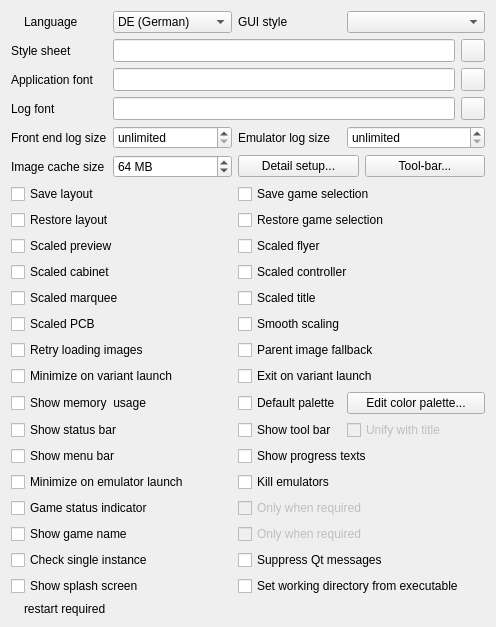
             <widget class="QWidget" name="scrollAreaWidgetContents">
              <property name="geometry">
               <rect>
                <x>0</x>
                <y>0</y>
                <width>496</width>
                <height>600</height>
               </rect>
              </property>
              <layout class="QGridLayout" name="gridLayout_21">
               <item row="0" column="0">
                <layout class="QGridLayout" name="gridLayout_99">
                 <item row="9" column="0" colspan="3">
                  <widget class="QCheckBox" name="checkBoxScaledCabinet">
                   <property name="toolTip">
                    <string>Scale image to fit frame size (otherwise use original size)</string>
                   </property>
                   <property name="text">
                    <string>Scaled cabinet</string>
                   </property>
                  </widget>
                 </item>
                 <item row="9" column="3" colspan="4">
                  <widget class="QCheckBox" name="checkBoxScaledController">
                   <property name="toolTip">
                    <string>Scale image to fit frame size (otherwise use original size)</string>
                   </property>
                   <property name="text">
                    <string>Scaled controller</string>
                   </property>
                  </widget>
                 </item>
                 <item row="10" column="0" colspan="3">
                  <widget class="QCheckBox" name="checkBoxScaledMarquee">
                   <property name="toolTip">
                    <string>Scale image to fit frame size (otherwise use original size)</string>
                   </property>
                   <property name="text">
                    <string>Scaled marquee</string>
                   </property>
                  </widget>
                 </item>
                 <item row="10" column="3" colspan="4">
                  <widget class="QCheckBox" name="checkBoxScaledTitle">
                   <property name="toolTip">
                    <string>Scale image to fit frame size (otherwise use original size)</string>
                   </property>
                   <property name="text">
                    <string>Scaled title</string>
                   </property>
                  </widget>
                 </item>
                 <item row="19" column="0" colspan="3">
                  <widget class="QCheckBox" name="checkBoxShowGameName">
                   <property name="toolTip">
                    <string>Show game's description at the bottom of any images</string>
                   </property>
                   <property name="text">
                    <string>Show game name</string>
                   </property>
                  </widget>
                 </item>
                 <item row="19" column="3" colspan="4">
                  <widget class="QCheckBox" name="checkBoxShowGameNameOnlyWhenRequired">
                   <property name="enabled">
                    <bool>false</bool>
                   </property>
                   <property name="acceptDrops">
                    <bool>true</bool>
                   </property>
                   <property name="toolTip">
                    <string>Show game's description only when the game list is not visible due to the current layout</string>
                   </property>
                   <property name="text">
                    <string>Only when required</string>
                   </property>
                  </widget>
                 </item>
                 <item row="20" column="0" colspan="3">
                  <widget class="QCheckBox" name="checkBoxCheckSingleInstance">
                   <property name="toolTip">
                    <string>Check for other instances of this QMC2 variant on startup</string>
                   </property>
                   <property name="text">
                    <string>Check single instance</string>
                   </property>
                  </widget>
                 </item>
                 <item row="20" column="3" colspan="4">
                  <widget class="QCheckBox" name="checkBoxSuppressQtMessages">
                   <property name="toolTip">
                    <string>Suppress all messages sent through either the QDebug class or one of the qDebug() / qCritical() / qWarning() / qFatal() functions</string>
                   </property>
                   <property name="text">
                    <string>Suppress Qt messages</string>
                   </property>
                  </widget>
                 </item>
                 <item row="12" column="0" colspan="3">
                  <widget class="QCheckBox" name="checkBoxRetryLoadingImages">
                   <property name="toolTip">
                    <string>Retry loading images which weren't found before?</string>
                   </property>
                   <property name="text">
                    <string>Retry loading images</string>
                   </property>
                  </widget>
                 </item>
                 <item row="12" column="3" colspan="4">
                  <widget class="QCheckBox" name="checkBoxParentImageFallback">
                   <property name="toolTip">
                    <string>Fall back to the parent's image if an indivual image is missing but there's one for the parent</string>
                   </property>
                   <property name="text">
                    <string>Parent image fallback</string>
                   </property>
                  </widget>
                 </item>
                 <item row="5" column="3" colspan="4">
                  <layout class="QHBoxLayout" name="horizontalLayout_4">
                   <item>
                    <widget class="QPushButton" name="pushButtonDetailSetup">
                     <property name="toolTip">
                      <string>Open the detail setup dialog</string>
                     </property>
                     <property name="text">
                      <string>Detail setup...</string>
                     </property>
                     <property name="autoDefault">
                      <bool>false</bool>
                     </property>
                    </widget>
                   </item>
                   <item>
                    <widget class="QPushButton" name="pushButtonCustomizeToolBar">
                     <property name="toolTip">
                      <string>Customize the tool-bar</string>
                     </property>
                     <property name="text">
                      <string>Tool-bar...</string>
                     </property>
                     <property name="autoDefault">
                      <bool>false</bool>
                     </property>
                    </widget>
                   </item>
                  </layout>
                 </item>
                 <item row="6" column="0" colspan="3">
                  <widget class="QCheckBox" name="checkBoxSaveLayout">
                   <property name="toolTip">
                    <string>Save window layout at exit</string>
                   </property>
                   <property name="text">
                    <string>Save layout</string>
                   </property>
                  </widget>
                 </item>
                 <item row="2" column="0">
                  <widget class="QLabel" name="labelFont">
                   <property name="text">
                    <string>Application font</string>
                   </property>
                  </widget>
                 </item>
                 <item row="6" column="3" colspan="4">
                  <widget class="QCheckBox" name="checkBoxSaveGameSelection">
                   <property name="toolTip">
                    <string>Save game selection on exit and before reloading the game list</string>
                   </property>
                   <property name="text">
                    <string>Save game selection</string>
                   </property>
                  </widget>
                 </item>
                 <item row="7" column="0" colspan="3">
                  <widget class="QCheckBox" name="checkBoxRestoreLayout">
                   <property name="toolTip">
                    <string>Restore saved window layout at start</string>
                   </property>
                   <property name="text">
                    <string>Restore layout</string>
                   </property>
                  </widget>
                 </item>
                 <item row="7" column="3" colspan="4">
                  <widget class="QCheckBox" name="checkBoxRestoreGameSelection">
                   <property name="toolTip">
                    <string>Restore saved game selection at start and after reloading the game list</string>
                   </property>
                   <property name="text">
                    <string>Restore game selection</string>
                   </property>
                  </widget>
                 </item>
                 <item row="8" column="0" colspan="3">
                  <widget class="QCheckBox" name="checkBoxScaledPreview">
                   <property name="toolTip">
                    <string>Scale image to fit frame size (otherwise use original size)</string>
                   </property>
                   <property name="text">
                    <string>Scaled preview</string>
                   </property>
                  </widget>
                 </item>
                 <item row="2" column="6">
                  <widget class="QToolButton" name="toolButtonBrowseFont">
                   <property name="sizePolicy">
                    <sizepolicy hsizetype="Maximum" vsizetype="Minimum">
                     <horstretch>0</horstretch>
                     <verstretch>0</verstretch>
                    </sizepolicy>
                   </property>
                   <property name="toolTip">
                    <string>Browse application font</string>
                   </property>
                   <property name="icon">
                    <iconset resource="qmc2.qrc">
                     <normaloff>:/data/img/fonts.png</normaloff>:/data/img/fonts.png</iconset>
                   </property>
                  </widget>
                 </item>
                 <item row="21" column="0" colspan="3">
                  <widget class="QCheckBox" name="checkBoxShowSplashScreen">
                   <property name="toolTip">
                    <string>Show splash screen when starting up?</string>
                   </property>
                   <property name="text">
                    <string>Show splash screen</string>
                   </property>
                  </widget>
                 </item>
                 <item row="21" column="3" colspan="4">
                  <widget class="QCheckBox" name="checkBoxSetWorkDirFromExec">
                   <property name="toolTip">
                    <string>Force QMC2's working directory to be the same as the executable's path</string>
                   </property>
                   <property name="text">
                    <string>Set working directory from executable</string>
                   </property>
                  </widget>
                 </item>
                 <item row="22" column="0" colspan="7">
                  <spacer name="spacer4">
                   <property name="orientation">
                    <enum>Qt::Vertical</enum>
                   </property>
                   <property name="sizeHint" stdset="0">
                    <size>
                     <width>436</width>
                     <height>13</height>
                    </size>
                   </property>
                  </spacer>
                 </item>
                 <item row="23" column="0" colspan="7">
                  <layout class="QHBoxLayout" name="layout3">
                   <item>
                    <widget class="QLabel" name="labelLegend1Pic">
                     <property name="sizePolicy">
                      <sizepolicy hsizetype="Fixed" vsizetype="Fixed">
                       <horstretch>0</horstretch>
                       <verstretch>0</verstretch>
                      </sizepolicy>
                     </property>
                     <property name="toolTip">
                      <string>Option requires a restart of QMC2 to take effect</string>
                     </property>
                     <property name="text">
                      <string/>
                     </property>
                     <property name="pixmap">
                      <pixmap resource="qmc2.qrc">:/data/img/exit_small.png</pixmap>
                     </property>
                     <property name="scaledContents">
                      <bool>true</bool>
                     </property>
                    </widget>
                   </item>
                   <item>
                    <widget class="QLabel" name="labeLegend1">
                     <property name="toolTip">
                      <string>Option requires a restart of QMC2 to take effect</string>
                     </property>
                     <property name="text">
                      <string>restart required</string>
                     </property>
                    </widget>
                   </item>
                  </layout>
                 </item>
                 <item row="11" column="0" colspan="3">
                  <widget class="QCheckBox" name="checkBoxScaledPCB">
                   <property name="toolTip">
                    <string>Scale image to fit frame size (otherwise use original size)</string>
                   </property>
                   <property name="text">
                    <string>Scaled PCB</string>
                   </property>
                  </widget>
                 </item>
                 <item row="11" column="3" colspan="4">
                  <widget class="QCheckBox" name="checkBoxSmoothScaling">
                   <property name="toolTip">
                    <string>Smooth image scaling (nicer, but slower)</string>
                   </property>
                   <property name="text">
                    <string>Smooth scaling</string>
                   </property>
                  </widget>
                 </item>
                 <item row="4" column="1" colspan="2">
                  <widget class="QSpinBox" name="spinBoxFrontendLogSize">
                   <property name="sizePolicy">
                    <sizepolicy hsizetype="Minimum" vsizetype="Fixed">
                     <horstretch>0</horstretch>
                     <verstretch>0</verstretch>
                    </sizepolicy>
                   </property>
                   <property name="toolTip">
                    <string>Maximum number of lines to keep in front end log browser</string>
                   </property>
                   <property name="specialValueText">
                    <string>unlimited</string>
                   </property>
                   <property name="suffix">
                    <string> lines</string>
                   </property>
                   <property name="minimum">
                    <number>0</number>
                   </property>
                   <property name="maximum">
                    <number>999999</number>
                   </property>
                   <property name="value">
                    <number>0</number>
                   </property>
                  </widget>
                 </item>
                 <item row="5" column="0">
                  <widget class="QLabel" name="labelPixmapCacheSize">
                   <property name="text">
                    <string>Image cache size</string>
                   </property>
                  </widget>
                 </item>
                 <item row="5" column="1" colspan="2">
                  <widget class="QSpinBox" name="spinBoxPixmapCacheSize">
                   <property name="sizePolicy">
                    <sizepolicy hsizetype="Minimum" vsizetype="Fixed">
                     <horstretch>0</horstretch>
                     <verstretch>0</verstretch>
                    </sizepolicy>
                   </property>
                   <property name="toolTip">
                    <string>Image cache size in MB</string>
                   </property>
                   <property name="suffix">
                    <string> MB</string>
                   </property>
                   <property name="minimum">
                    <number>1</number>
                   </property>
                   <property name="maximum">
                    <number>1024</number>
                   </property>
                   <property name="value">
                    <number>64</number>
                   </property>
                  </widget>
                 </item>
                 <item row="0" column="4" colspan="3">
                  <widget class="QComboBox" name="comboBoxStyle">
                   <property name="sizePolicy">
                    <sizepolicy hsizetype="Minimum" vsizetype="Fixed">
                     <horstretch>0</horstretch>
                     <verstretch>0</verstretch>
                    </sizepolicy>
                   </property>
                   <property name="toolTip">
                    <string>Application style (Default = use system's default style)</string>
                   </property>
                  </widget>
                 </item>
                 <item row="1" column="0">
                  <widget class="QLabel" name="labelStyleSheet">
                   <property name="text">
                    <string>Style sheet</string>
                   </property>
                  </widget>
                 </item>
                 <item row="16" column="3" colspan="4">
                  <widget class="QCheckBox" name="checkBoxProgressTexts">
                   <property name="toolTip">
                    <string>Show short description of current processing in progress bar</string>
                   </property>
                   <property name="text">
                    <string>Show progress texts</string>
                   </property>
                  </widget>
                 </item>
                 <item row="0" column="0">
                  <layout class="QHBoxLayout" name="layout5">
                   <item>
                    <widget class="QLabel" name="labelLanguagePic">
                     <property name="sizePolicy">
                      <sizepolicy hsizetype="Fixed" vsizetype="Fixed">
                       <horstretch>0</horstretch>
                       <verstretch>0</verstretch>
                      </sizepolicy>
                     </property>
                     <property name="text">
                      <string/>
                     </property>
                     <property name="pixmap">
                      <pixmap resource="qmc2.qrc">:/data/img/exit_small.png</pixmap>
                     </property>
                     <property name="scaledContents">
                      <bool>true</bool>
                     </property>
                    </widget>
                   </item>
                   <item>
                    <widget class="QLabel" name="labelLanguage">
                     <property name="text">
                      <string>Language</string>
                     </property>
                    </widget>
                   </item>
                  </layout>
                 </item>
                 <item row="17" column="3" colspan="4">
                  <widget class="QCheckBox" name="checkBoxKillEmulatorsOnExit">
                   <property name="toolTip">
                    <string>Kill emulators on exit?</string>
                   </property>
                   <property name="text">
                    <string>Kill emulators</string>
                   </property>
                  </widget>
                 </item>
                 <item row="18" column="0" colspan="3">
                  <widget class="QCheckBox" name="checkBoxGameStatusIndicator">
                   <property name="toolTip">
                    <string>Show vertical game status indicator in game details</string>
                   </property>
                   <property name="text">
                    <string>Game status indicator</string>
                   </property>
                  </widget>
                 </item>
                 <item row="18" column="3" colspan="4">
                  <widget class="QCheckBox" name="checkBoxGameStatusIndicatorOnlyWhenRequired">
                   <property name="enabled">
                    <bool>false</bool>
                   </property>
                   <property name="toolTip">
                    <string>Show the game status indicator only when the game list is not visible due to the current layout</string>
                   </property>
                   <property name="text">
                    <string>Only when required</string>
                   </property>
                  </widget>
                 </item>
                 <item row="8" column="3" colspan="4">
                  <widget class="QCheckBox" name="checkBoxScaledFlyer">
                   <property name="toolTip">
                    <string>Scale image to fit frame size (otherwise use original size)</string>
                   </property>
                   <property name="text">
                    <string>Scaled flyer</string>
                   </property>
                  </widget>
                 </item>
                 <item row="3" column="0">
                  <widget class="QLabel" name="labelLogFont">
                   <property name="text">
                    <string>Log font</string>
                   </property>
                  </widget>
                 </item>
                 <item row="3" column="1" colspan="5">
                  <widget class="QLineEdit" name="lineEditLogFont">
                   <property name="sizePolicy">
                    <sizepolicy hsizetype="Minimum" vsizetype="Minimum">
                     <horstretch>0</horstretch>
                     <verstretch>0</verstretch>
                    </sizepolicy>
                   </property>
                   <property name="toolTip">
                    <string>Font used in logs (= application font if empty)</string>
                   </property>
                   <property name="readOnly">
                    <bool>true</bool>
                   </property>
                  </widget>
                 </item>
                 <item row="3" column="6">
                  <widget class="QToolButton" name="toolButtonBrowseLogFont">
                   <property name="sizePolicy">
                    <sizepolicy hsizetype="Maximum" vsizetype="Minimum">
                     <horstretch>0</horstretch>
                     <verstretch>0</verstretch>
                    </sizepolicy>
                   </property>
                   <property name="toolTip">
                    <string>Browse font used in logs</string>
                   </property>
                   <property name="icon">
                    <iconset resource="qmc2.qrc">
                     <normaloff>:/data/img/fonts.png</normaloff>:/data/img/fonts.png</iconset>
                   </property>
                  </widget>
                 </item>
                 <item row="4" column="0">
                  <widget class="QLabel" name="labelFrontendLogSize">
                   <property name="text">
                    <string>Front end log size</string>
                   </property>
                  </widget>
                 </item>
                 <item row="0" column="1" colspan="2">
                  <widget class="QComboBox" name="comboBoxLanguage">
                   <property name="sizePolicy">
                    <sizepolicy hsizetype="Minimum" vsizetype="Fixed">
                     <horstretch>0</horstretch>
                     <verstretch>0</verstretch>
                    </sizepolicy>
                   </property>
                   <property name="toolTip">
                    <string>Application language</string>
                   </property>
                   <item>
                    <property name="text">
                     <string>DE (German)</string>
                    </property>
                   </item>
                   <item>
                    <property name="text">
                     <string>ES (Spanish)</string>
                    </property>
                   </item>
                   <item>
                    <property name="text">
                     <string>EL (Greek)</string>
                    </property>
                   </item>
                   <item>
                    <property name="text">
                     <string>FR (French)</string>
                    </property>
                   </item>
                   <item>
                    <property name="text">
                     <string>IT (Italian)</string>
                    </property>
                   </item>
                   <item>
                    <property name="text">
                     <string>PL (Polish)</string>
                    </property>
                   </item>
                   <item>
                    <property name="text">
                     <string>PT (Portuguese)</string>
                    </property>
                   </item>
                   <item>
                    <property name="text">
                     <string>RO (Romanian)</string>
                    </property>
                   </item>
                   <item>
                    <property name="text">
                     <string>SV (Swedish)</string>
                    </property>
                   </item>
                   <item>
                    <property name="text">
                     <string>US (English)</string>
                    </property>
                   </item>
                  </widget>
                 </item>
                 <item row="0" column="3">
                  <widget class="QLabel" name="labelStyle">
                   <property name="text">
                    <string>GUI style</string>
                   </property>
                  </widget>
                 </item>
                 <item row="1" column="1" colspan="5">
                  <widget class="QLineEdit" name="lineEditStyleSheet">
                   <property name="sizePolicy">
                    <sizepolicy hsizetype="Minimum" vsizetype="Minimum">
                     <horstretch>0</horstretch>
                     <verstretch>0</verstretch>
                    </sizepolicy>
                   </property>
                   <property name="toolTip">
                    <string>Qt style sheet file (*.qss, leave empty for no style sheet)</string>
                   </property>
                  </widget>
                 </item>
                 <item row="15" column="0" colspan="3">
                  <widget class="QCheckBox" name="checkBoxStatusbar">
                   <property name="toolTip">
                    <string>Show status bar</string>
                   </property>
                   <property name="text">
                    <string>Show status bar</string>
                   </property>
                  </widget>
                 </item>
                 <item row="16" column="0" colspan="3">
                  <widget class="QCheckBox" name="checkBoxShowMenuBar">
                   <property name="enabled">
                    <bool>true</bool>
                   </property>
                   <property name="toolTip">
                    <string>Show the menu bar</string>
                   </property>
                   <property name="text">
                    <string>Show menu bar</string>
                   </property>
                  </widget>
                 </item>
                 <item row="2" column="1" colspan="5">
                  <widget class="QLineEdit" name="lineEditFont">
                   <property name="sizePolicy">
                    <sizepolicy hsizetype="Minimum" vsizetype="Minimum">
                     <horstretch>0</horstretch>
                     <verstretch>0</verstretch>
                    </sizepolicy>
                   </property>
                   <property name="toolTip">
                    <string>Application font (= system default if empty)</string>
                   </property>
                   <property name="readOnly">
                    <bool>true</bool>
                   </property>
                  </widget>
                 </item>
                 <item row="4" column="3">
                  <widget class="QLabel" name="labelEmulatorLogSize">
                   <property name="text">
                    <string>Emulator log size</string>
                   </property>
                  </widget>
                 </item>
                 <item row="4" column="4" colspan="3">
                  <widget class="QSpinBox" name="spinBoxEmulatorLogSize">
                   <property name="sizePolicy">
                    <sizepolicy hsizetype="Minimum" vsizetype="Fixed">
                     <horstretch>0</horstretch>
                     <verstretch>0</verstretch>
                    </sizepolicy>
                   </property>
                   <property name="toolTip">
                    <string>Maximum number of lines to keep in emulator log browser</string>
                   </property>
                   <property name="specialValueText">
                    <string>unlimited</string>
                   </property>
                   <property name="suffix">
                    <string> lines</string>
                   </property>
                   <property name="minimum">
                    <number>0</number>
                   </property>
                   <property name="maximum">
                    <number>999999</number>
                   </property>
                   <property name="value">
                    <number>0</number>
                   </property>
                  </widget>
                 </item>
                 <item row="1" column="6">
                  <widget class="QToolButton" name="toolButtonBrowseStyleSheet">
                   <property name="sizePolicy">
                    <sizepolicy hsizetype="Minimum" vsizetype="Minimum">
                     <horstretch>0</horstretch>
                     <verstretch>0</verstretch>
                    </sizepolicy>
                   </property>
                   <property name="toolTip">
                    <string>Browse Qt style sheet file</string>
                   </property>
                   <property name="icon">
                    <iconset resource="qmc2.qrc">
                     <normaloff>:/data/img/fileopen.png</normaloff>:/data/img/fileopen.png</iconset>
                   </property>
                  </widget>
                 </item>
                 <item row="13" column="0" colspan="3">
                  <widget class="QCheckBox" name="checkBoxMinimizeOnVariantLaunch">
                   <property name="toolTip">
                    <string>Minimize application windows when launching another variant</string>
                   </property>
                   <property name="text">
                    <string>Minimize on variant launch</string>
                   </property>
                  </widget>
                 </item>
                 <item row="13" column="3" colspan="4">
                  <widget class="QCheckBox" name="checkBoxExitOnVariantLaunch">
                   <property name="toolTip">
                    <string>Exit this QMC2 variant when launching another?</string>
                   </property>
                   <property name="text">
                    <string>Exit on variant launch</string>
                   </property>
                  </widget>
                 </item>
                 <item row="14" column="0" colspan="3">
                  <widget class="QCheckBox" name="checkBoxMemoryIndicator">
                   <property name="toolTip">
                    <string>Show indicator for current memory usage</string>
                   </property>
                   <property name="text">
                    <string>Show memory  usage</string>
                   </property>
                  </widget>
                 </item>
                 <item row="17" column="0" colspan="3">
                  <widget class="QCheckBox" name="checkBoxMinimizeOnEmuLaunch">
                   <property name="toolTip">
                    <string>Minimize when launching emulators?</string>
                   </property>
                   <property name="text">
                    <string>Minimize on emulator launch</string>
                   </property>
                  </widget>
                 </item>
                 <item row="14" column="3">
                  <widget class="QCheckBox" name="checkBoxStandardColorPalette">
                   <property name="toolTip">
                    <string>Use standard or custom color palette?</string>
                   </property>
                   <property name="text">
                    <string>Default palette</string>
                   </property>
                  </widget>
                 </item>
                 <item row="14" column="4" colspan="3">
                  <widget class="QPushButton" name="pushButtonEditPalette">
                   <property name="toolTip">
                    <string>Edit the color palette</string>
                   </property>
                   <property name="text">
                    <string>Edit color palette...</string>
                   </property>
                  </widget>
                 </item>
                 <item row="15" column="3">
                  <widget class="QCheckBox" name="checkBoxToolbar">
                   <property name="sizePolicy">
                    <sizepolicy hsizetype="Preferred" vsizetype="Fixed">
                     <horstretch>0</horstretch>
                     <verstretch>0</verstretch>
                    </sizepolicy>
                   </property>
                   <property name="toolTip">
                    <string>Show tool bar</string>
                   </property>
                   <property name="text">
                    <string>Show tool bar</string>
                   </property>
                  </widget>
                 </item>
                 <item row="15" column="4" colspan="3">
                  <widget class="QCheckBox" name="checkBoxUnifiedTitleAndToolBarOnMac">
                   <property name="enabled">
                    <bool>false</bool>
                   </property>
                   <property name="sizePolicy">
                    <sizepolicy hsizetype="Preferred" vsizetype="Fixed">
                     <horstretch>0</horstretch>
                     <verstretch>0</verstretch>
                    </sizepolicy>
                   </property>
                   <property name="toolTip">
                    <string>Use a unifed tool- and title-bar on Mac OS X</string>
                   </property>
                   <property name="text">
                    <string>Unify with title</string>
                   </property>
                  </widget>
                 </item>
                </layout>
               </item>
              </layout>
             </widget>
